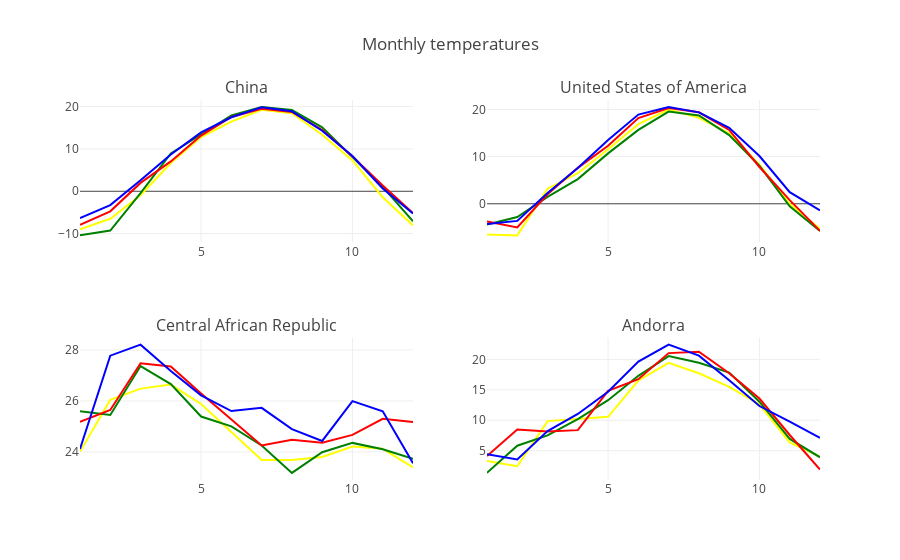

Write notebook code for a chart like this one.
### Code cell
Years_to_plot = [1910, 1945, 1990, 2015]
trace_dict={}
colors = ['yellow', 'green', 'red', 'blue']

#For each country in the given above list generate the x and y coordinates for the scatter plot.
#The coordinates for each country are stored in a the list trace.
for country in countries:
    table=countries_dict[country]    
    x_data = table['Month'].values.tolist()
    
    
    trace = []
    for index,year in enumerate(Years_to_plot):
        trace.append(go.Scatter(                     
            x=x_data,
            y=table[year].values.tolist(),
            name = year,
            mode = 'lines',
           line=dict(color=colors[index])
        )
    )
    trace_dict[country] = trace 

    layout = go.Layout(
       xaxis=dict(
           showline=True
       )
    )  
fig = tools.make_subplots(rows=2, cols=2, subplot_titles = ('China', 'United States of America', 'Central African Republic', 'Andorra' ) )

for i in np.arange(len(trace_dict['china'])):
    fig.append_trace(trace_dict['china'][i], 1, 1)
for i in np.arange(len(trace_dict['usa'])):
    fig.append_trace(trace_dict['usa'][i], 1, 2)   
for i in np.arange(len(trace_dict['caf'])):
    fig.append_trace(trace_dict['caf'][i], 2, 1)   
for i in np.arange(len(trace_dict['caf'])):
    fig.append_trace(trace_dict['andorra'][i], 2, 2)   

fig['layout'].update(showlegend=False, title='Monthly temperatures')

plotly.offline.iplot(fig, filename='make-subplots-multiple-with-titles')

### Figure 1 — Plotly figure (JSON) as saved in the notebook; plotly's stock layout.template omitted (floating-point values rounded to 4 significant figures)
{"data": [{"line": {"color": "yellow"}, "mode": "lines", "name": 1910, "type": "scatter", "x": [1, 2, 3, 4, 5, 6, 7, 8, 9, 10, 11, 12], "xaxis": "x1", "y": [-9.005, -6.498, -0.9292, 6.682, 12.82, 16.45, 19.22, 18.44, 13.35, 7.275, -1.41, -8.063], "yaxis": "y1"}, {"line": {"color": "green"}, "mode": "lines", "name": 1945, "type": "scatter", "x": [1, 2, 3, 4, 5, 6, 7, 8, 9, 10, 11, 12], "xaxis": "x1", "y": [-10.42, -9.291, -0.4578, 8.947, 13.41, 17.9, 19.87, 19.21, 15.09, 8.069, 1.048, -7.074], "yaxis": "y1"}, {"line": {"color": "red"}, "mode": "lines", "name": 1990, "type": "scatter", "x": [1, 2, 3, 4, 5, 6, 7, 8, 9, 10, 11, 12], "xaxis": "x1", "y": [-7.91, -4.737, 1.976, 7.056, 13.15, 17.56, 19.49, 18.74, 14.44, 8.241, 1.345, -5.156], "yaxis": "y1"}, {"line": {"color": "blue"}, "mode": "lines", "name": 2015, "type": "scatter", "x": [1, 2, 3, 4, 5, 6, 7, 8, 9, 10, 11, 12], "xaxis": "x1", "y": [-6.324, -3.272, 2.58, 8.701, 13.91, 17.48, 19.81, 18.88, 14.3, 8.315, 0.6714, -5.239], "yaxis": "y1"}, {"line": {"color": "yellow"}, "mode": "lines", "name": 1910, "type": "scatter", "x": [1, 2, 3, 4, 5, 6, 7, 8, 9, 10, 11, 12], "xaxis": "x2", "y": [-6.517, -6.695, 3.196, 6.474, 11.57, 16.87, 19.95, 18.23, 14.91, 8.298, -0.0427, -5.302], "yaxis": "y2"}, {"line": {"color": "green"}, "mode": "lines", "name": 1945, "type": "scatter", "x": [1, 2, 3, 4, 5, 6, 7, 8, 9, 10, 11, 12], "xaxis": "x2", "y": [-4.372, -2.804, 1.471, 5.236, 10.68, 15.66, 19.53, 18.72, 14.56, 8.074, -0.5315, -5.779], "yaxis": "y2"}, {"line": {"color": "red"}, "mode": "lines", "name": 1990, "type": "scatter", "x": [1, 2, 3, 4, 5, 6, 7, 8, 9, 10, 11, 12], "xaxis": "x2", "y": [-3.765, -5.033, 2.017, 7.614, 12.31, 18.16, 20.3, 19.39, 15.65, 7.8, 0.7701, -5.748], "yaxis": "y2"}, {"line": {"color": "blue"}, "mode": "lines", "name": 2015, "type": "scatter", "x": [1, 2, 3, 4, 5, 6, 7, 8, 9, 10, 11, 12], "xaxis": "x2", "y": [-4.271, -3.623, 2.277, 7.579, 13.53, 18.91, 20.48, 19.38, 16.1, 10.12, 2.452, -1.425], "yaxis": "y2"}, {"line": {"color": "yellow"}, "mode": "lines", "name": 1910, "type": "scatter", "x": [1, 2, 3, 4, 5, 6, 7, 8, 9, 10, 11, 12], "xaxis": "x3", "y": [24.01, 26.04, 26.48, 26.64, 25.88, 24.79, 23.69, 23.68, 23.8, 24.21, 24.12, 23.4], "yaxis": "y3"}, {"line": {"color": "green"}, "mode": "lines", "name": 1945, "type": "scatter", "x": [1, 2, 3, 4, 5, 6, 7, 8, 9, 10, 11, 12], "xaxis": "x3", "y": [25.6, 25.45, 27.37, 26.66, 25.39, 25.01, 24.25, 23.18, 23.99, 24.35, 24.11, 23.73], "yaxis": "y3"}, {"line": {"color": "red"}, "mode": "lines", "name": 1990, "type": "scatter", "x": [1, 2, 3, 4, 5, 6, 7, 8, 9, 10, 11, 12], "xaxis": "x3", "y": [25.18, 25.64, 27.48, 27.35, 26.3, 25.26, 24.26, 24.47, 24.36, 24.67, 25.3, 25.17], "yaxis": "y3"}, {"line": {"color": "blue"}, "mode": "lines", "name": 2015, "type": "scatter", "x": [1, 2, 3, 4, 5, 6, 7, 8, 9, 10, 11, 12], "xaxis": "x3", "y": [24.12, 27.78, 28.21, 27.17, 26.22, 25.61, 25.73, 24.9, 24.43, 25.99, 25.59, 23.56], "yaxis": "y3"}, {"line": {"color": "yellow"}, "mode": "lines", "name": 1910, "type": "scatter", "x": [1, 2, 3, 4, 5, 6, 7, 8, 9, 10, 11, 12], "xaxis": "x4", "y": [3.296, 2.437, 9.855, 10.18, 10.56, 16.52, 19.42, 17.71, 15.47, 12.62, 6.343, 4.039], "yaxis": "y4"}, {"line": {"color": "green"}, "mode": "lines", "name": 1945, "type": "scatter", "x": [1, 2, 3, 4, 5, 6, 7, 8, 9, 10, 11, 12], "xaxis": "x4", "y": [1.348, 5.816, 7.51, 10.18, 13.3, 17.29, 20.54, 19.44, 17.82, 13.04, 6.93, 3.911], "yaxis": "y4"}, {"line": {"color": "red"}, "mode": "lines", "name": 1990, "type": "scatter", "x": [1, 2, 3, 4, 5, 6, 7, 8, 9, 10, 11, 12], "xaxis": "x4", "y": [4.122, 8.49, 8.157, 8.37, 14.83, 16.75, 21.03, 21.26, 17.73, 13.57, 7.574, 1.884], "yaxis": "y4"}, {"line": {"color": "blue"}, "mode": "lines", "name": 2015, "type": "scatter", "x": [1, 2, 3, 4, 5, 6, 7, 8, 9, 10, 11, 12], "xaxis": "x4", "y": [4.404, 3.539, 8.207, 11.03, 14.67, 19.63, 22.42, 20.62, 16.57, 12.33, 9.757, 7.081], "yaxis": "y4"}], "layout": {"annotations": [{"font": {"size": 16}, "showarrow": false, "text": "China", "x": 0.225, "xanchor": "center", "xref": "paper", "y": 1, "yanchor": "bottom", "yref": "paper"}, {"font": {"size": 16}, "showarrow": false, "text": "United States of America", "x": 0.775, "xanchor": "center", "xref": "paper", "y": 1, "yanchor": "bottom", "yref": "paper"}, {"font": {"size": 16}, "showarrow": false, "text": "Central African Republic", "x": 0.225, "xanchor": "center", "xref": "paper", "y": 0.375, "yanchor": "bottom", "yref": "paper"}, {"font": {"size": 16}, "showarrow": false, "text": "Andorra", "x": 0.775, "xanchor": "center", "xref": "paper", "y": 0.375, "yanchor": "bottom", "yref": "paper"}], "showlegend": false, "title": "Monthly temperatures", "xaxis1": {"anchor": "y1", "domain": [0, 0.45]}, "xaxis2": {"anchor": "y2", "domain": [0.55, 1]}, "xaxis3": {"anchor": "y3", "domain": [0, 0.45]}, "xaxis4": {"anchor": "y4", "domain": [0.55, 1]}, "yaxis1": {"anchor": "x1", "domain": [0.625, 1]}, "yaxis2": {"anchor": "x2", "domain": [0.625, 1]}, "yaxis3": {"anchor": "x3", "domain": [0, 0.375]}, "yaxis4": {"anchor": "x4", "domain": [0, 0.375]}}}
